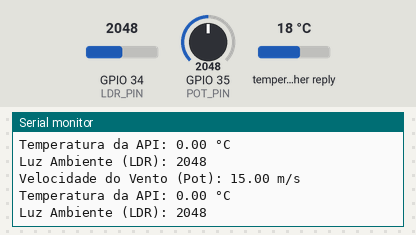
Bench run of a sketch on a simulated ESP32. Shown: the last lines printed to the serial monitor. The inputs (shaded band) are chosen by the test bench; at power-on: GPIO 34 (LDR_PIN) = 2048, GPIO 35 (POT_PIN) = 2048, temperature in the weather reply 18 °C. WiFi joins after 1.5 s; servers stay silent unless stated; web services answer with replies made up by the test bench.

Above: at 2.7 s.
2.8 s: GPIO 34 (LDR_PIN) set to 2866
At 3.8 s:
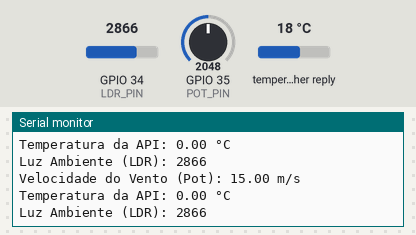
4.3 s: GPIO 35 (POT_PIN) set to 2866
At 5.2 s:
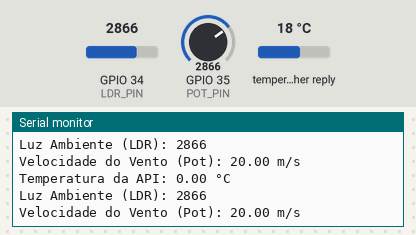
5.8 s: GPIO 34 (LDR_PIN) set to 3603
At 6.9 s:
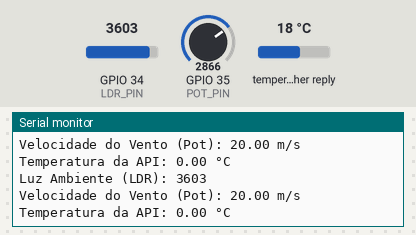
7.3 s: GPIO 35 (POT_PIN) set to 3603
At 8.0 s:
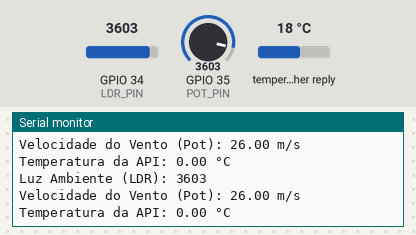
Timing chart, 0 to 8.2 s (numbered marks = the images above; inputs shaded):
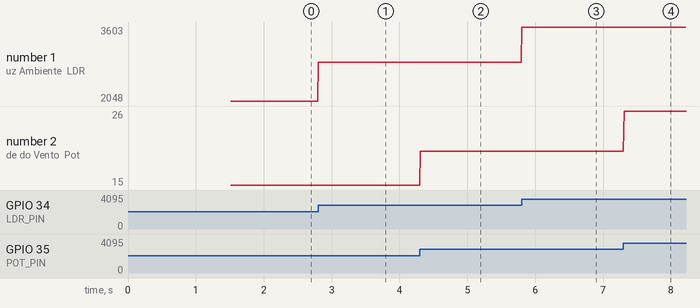

The sketch:

Global-IOT.ino
```cpp
#include <ThingerESP32.h>
#include <WiFi.h>
#include <HTTPClient.h>
#include <Arduino_JSON.h>

#define POT_PIN 35
#define LDR_PIN 34

#define USERNAME "ppedrobg"
#define DEVICE_ID "ESP32GLOBAL"
#define DEVICE_CREDENTIAL "FIAP2024"


#define SSID "Wokwi-GUEST"
#define SSID_PASSWORD ""


String apiKey = "ca391d0c1dfdf12e6fb634b529d5ac13";


ThingerESP32 thing(USERNAME, DEVICE_ID, DEVICE_CREDENTIAL);


unsigned long lastTime = 0;
unsigned long timerDelay = 10000;


String jsonBuffer;


double temperaturaCelsius = 0.0;
double velocidadeVento = 0.0;
int luzAmbiente = 0;


void setup() {
  Serial.begin(115200);


  Serial.print("Conectando-se ao Wi-Fi");
  WiFi.begin(SSID, SSID_PASSWORD);
  while (WiFi.status() != WL_CONNECTED) {
    delay(100);
    Serial.print(".");
  }
  Serial.println(" Conectado!");

  thing.add_wifi(SSID, SSID_PASSWORD);
  Serial.println("Conexão com o Thinger.io configurada!");


  thing["temperatura"] >> [](pson &out) {
    out = temperaturaCelsius;
  };


  thing["vento"] >> [](pson &out) {
    out = velocidadeVento;
  };


  thing["luzAmbiente"] >> [](pson &out) {
    out = luzAmbiente;
  };

  Serial.println("Timer programado para 10 segundos. Aguarde esse tempo para a leitura...");
}

void loop() {

  if (WiFi.status() != WL_CONNECTED) {
    Serial.println("WiFi desconectado. Tentando reconectar...");
    WiFi.begin(SSID, SSID_PASSWORD);
    delay(2000);
    return;
  }


  luzAmbiente = analogRead(LDR_PIN);
  int potValue = analogRead(POT_PIN);
  velocidadeVento = map(potValue, 0, 4095, 0, 30);

  Serial.print("Luz Ambiente (LDR): ");
  Serial.println(luzAmbiente);
  Serial.print("Velocidade do Vento (Pot): ");
  Serial.print(velocidadeVento);
  Serial.println(" m/s");
  Serial.print("Temperatura da API: ");
        Serial.print(temperaturaCelsius);
        Serial.println(" °C");


  if ((millis() - lastTime) > timerDelay) {
    String serverPath = "http://api.openweathermap.org/data/2.5/weather?q=Sao+Paulo,BR&appid=" + apiKey;
    jsonBuffer = httpGETRequest(serverPath.c_str());
    JSONVar myObject = JSON.parse(jsonBuffer);

    if (JSON.typeof(myObject) == "undefined") {
      Serial.println("Falha no formato dos dados!");
    } else {
      // Temperatura
      if (JSON.typeof(myObject["main"]["temp"]) != "undefined") {
        temperaturaCelsius = (double)myObject["main"]["temp"] - 273.15;
      } else {
        Serial.println("Erro: Campo 'main.temp' ausente no JSON.");
      }
    }
    lastTime = millis();
  }


  thing.handle();
}

String httpGETRequest(const char *serverName) {
  WiFiClient client;
  HTTPClient http;


  http.begin(client, serverName);


  int httpResponseCode = http.GET();

  String payload = "{}";

  if (httpResponseCode > 0) {
    Serial.print("HTTP Response code: ");
    Serial.println(httpResponseCode);
    payload = http.getString();
  } else {
    Serial.print("Código de erro: ");
    Serial.println(httpResponseCode);
  }

  http.end();
  return payload;
}
```

Measured:
- after the input at 2.8 s, the serial monitor: prints a new line at once (image 1)
- after the input at 4.3 s, the serial monitor: prints a new line at once (image 2)
- after the input at 5.8 s, the serial monitor: prints a new line at once (image 3)
- after the input at 7.3 s, the serial monitor: prints a new line at once (image 4)
- plotted number 1: 2048 → 2866 after the input at 2.8 s, 2866 → 3603 after the input at 5.8 s
- plotted number 2: 15 → 20 after the input at 4.3 s, 20 → 26 after the input at 7.3 s
